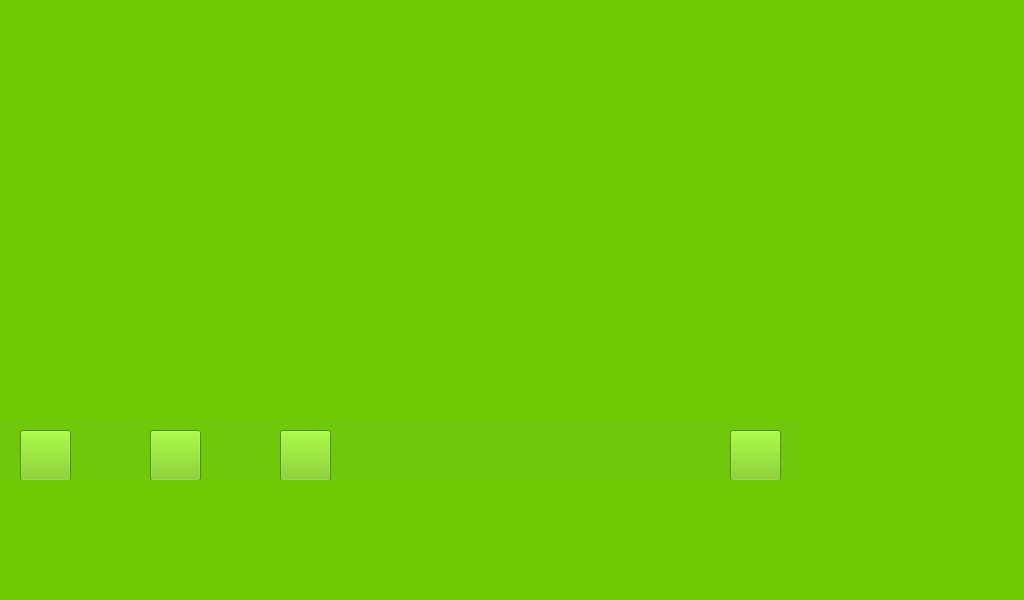
<?xml version="1.0" encoding="UTF-8"?>
<ui version="4.0">
 <class>AutPlayer</class>
 <widget class="QWidget" name="AutPlayer">
  <property name="geometry">
   <rect>
    <x>0</x>
    <y>0</y>
    <width>1024</width>
    <height>600</height>
   </rect>
  </property>
  <property name="windowTitle">
   <string>Form</string>
  </property>
  <property name="styleSheet">
   <string notr="true">background-color: rgb(112, 200, 0);</string>
  </property>
  <widget class="QWidget" name="widget" native="true">
   <property name="geometry">
    <rect>
     <x>0</x>
     <y>420</y>
     <width>800</width>
     <height>60</height>
    </rect>
   </property>
   <property name="styleSheet">
    <string notr="true">background-color: rgb(112, 200, 11);</string>
   </property>
   <widget class="QPushButton" name="pushButton_openfile">
    <property name="geometry">
     <rect>
      <x>20</x>
      <y>10</y>
      <width>51</width>
      <height>51</height>
     </rect>
    </property>
    <property name="styleSheet">
     <string notr="true">border-image: url(:/images/image/res/openfile_unsel.png);</string>
    </property>
    <property name="text">
     <string/>
    </property>
   </widget>
   <widget class="QPushButton" name="pushButton_play">
    <property name="geometry">
     <rect>
      <x>150</x>
      <y>10</y>
      <width>51</width>
      <height>51</height>
     </rect>
    </property>
    <property name="styleSheet">
     <string notr="true">border-image: url(:/images/image/res/play_unsel.png);</string>
    </property>
    <property name="text">
     <string/>
    </property>
   </widget>
   <widget class="QPushButton" name="pushButton_stop">
    <property name="geometry">
     <rect>
      <x>280</x>
      <y>10</y>
      <width>51</width>
      <height>51</height>
     </rect>
    </property>
    <property name="styleSheet">
     <string notr="true">border-image: url(:/images/image/res/stop_unsel.png);</string>
    </property>
    <property name="text">
     <string/>
    </property>
   </widget>
   <widget class="QPushButton" name="pushButton_home">
    <property name="geometry">
     <rect>
      <x>730</x>
      <y>10</y>
      <width>51</width>
      <height>51</height>
     </rect>
    </property>
    <property name="styleSheet">
     <string notr="true">border-image: url(:/images/image/res/up-arrow_unsel.png);</string>
    </property>
    <property name="text">
     <string/>
    </property>
   </widget>
  </widget>
 </widget>
 <resources/>
 <connections/>
</ui>
